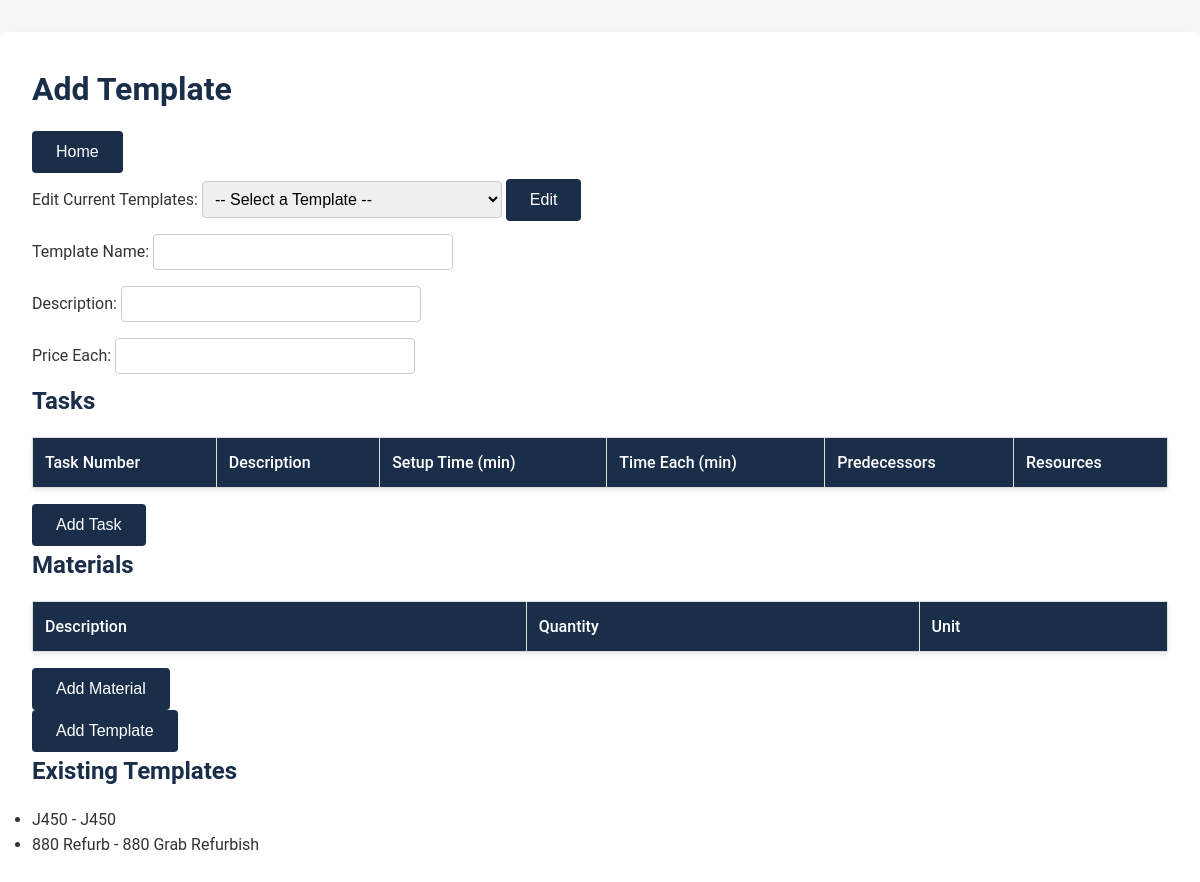
Page /add_template on the committed database.
### app.py (models this page shows)
class Template(db.Model):
    id = db.Column(db.Integer, primary_key=True)
    name = db.Column(db.String(50), unique=True, nullable=False)  # e.g., "MLR10"
    description = db.Column(db.String(255))
    price_each = db.Column(db.Float, nullable=True)

### app.py (the view, shortened to what this page needs)
@app.route('/add_template', methods=['GET', 'POST'])
def add_template():
    return render_template('add_template.html', templates=Template.query.all())

### templates/add_template.html (shortened to what this page needs)
<!DOCTYPE html>
<html lang="en">
<head>
    <link rel="stylesheet" href="{{ url_for('static', filename='styles.css') }}">
</head>
<body>
    <div class="container">
        <h1>Add Template</h1>
        <button onclick="window.location.href='{{ url_for('index') }}'">Home</button>
        <div>
            <label for="edit_template_id">Edit Current Templates:</label>
            <select id="edit_template_id">
                <option value="">-- Select a Template --</option>
            </select>
            <button type="button" onclick="editTemplate()">Edit</button>
        </div>
        <form method="POST" action="{{ url_for('add_template') }}">
            <label for="name">Template Name:</label>
            <input type="text" id="name" name="name" required><br>
            <label for="description">Description:</label>
            <input type="text" id="description" name="description"><br>
            <label for="price_each">Price Each:</label>
            <input type="number" id="price_each" name="price_each" min="0" step="0.01"><br>
            <h2>Tasks</h2>
            <table>
                <thead>
                    <tr>
                        <th>Task Number</th>
                        <th>Description</th>
                        <th>Setup Time (min)</th>
                        <th>Time Each (min)</th>
                        <th>Predecessors</th>
                        <th>Resources</th>
                    </tr>
                </thead>
            </table>
            <button type="button" onclick="addTaskRow()">Add Task</button>
            <h2>Materials</h2>
            <table>
                <thead>
                    <tr>
                        <th>Description</th>
                        <th>Quantity</th>
                        <th>Unit</th>
                    </tr>
                </thead>
            </table>
            <button type="button" onclick="addMaterialRow()">Add Material</button>
            <br><button type="submit">Add Template</button>
        </form>
        <h2>Existing Templates</h2>
        <ul>
            {% for template in templates %}
                <li>{{ template.name }} - {{ template.description }}</li>
            {% endfor %}
        </ul>
    </div>
</body>
</html>

### static/styles.css (style rules this page uses)
* { margin: 0; padding: 0; box-sizing: border-box; }
body { font-family: 'Roboto', sans-serif; background-color: #F5F6F5; color: #333333; line-height: 1.6; }
h1, h2, h3 { color: #1A2E4A; margin-bottom: 1rem; }
button, input[type="submit"] { background-color: #1A2E4A; color: #FFFFFF; border: none; padding: 0.75rem 1.5rem; border-radius: 4px; cursor: pointer; font-size: 1rem; transition: background-color 0.3s ease; }
input[type="text"], input[type="number"], input[type="date"], select { padding: 0.5rem; margin: 0.5rem 0; border: 1px solid #CCCCCC; border-radius: 4px; font-size: 1rem; width: 100%; max-width: 300px; }
table { width: 100%; border-collapse: collapse; background-color: #FFFFFF; box-shadow: 0 2px 4px rgba(0, 0, 0, 0.1); margin: 1rem 0; }
th, td { border: 1px solid #DDDDDD; padding: 0.75rem; text-align: left; }
th { background-color: #1A2E4A; color: #FFFFFF; font-weight: 500; }
.container { max-width: 1200px; margin: 0 auto; padding: 2rem; background-color: #FFFFFF; border-radius: 8px; box-shadow: 0 4px 6px rgba(0, 0, 0, 0.1); margin-top: 2rem; }

### rows in the picture
Template: name "J450", description "J450"
Template: name "880 Refurb", description "880 Grab Refurbish"
